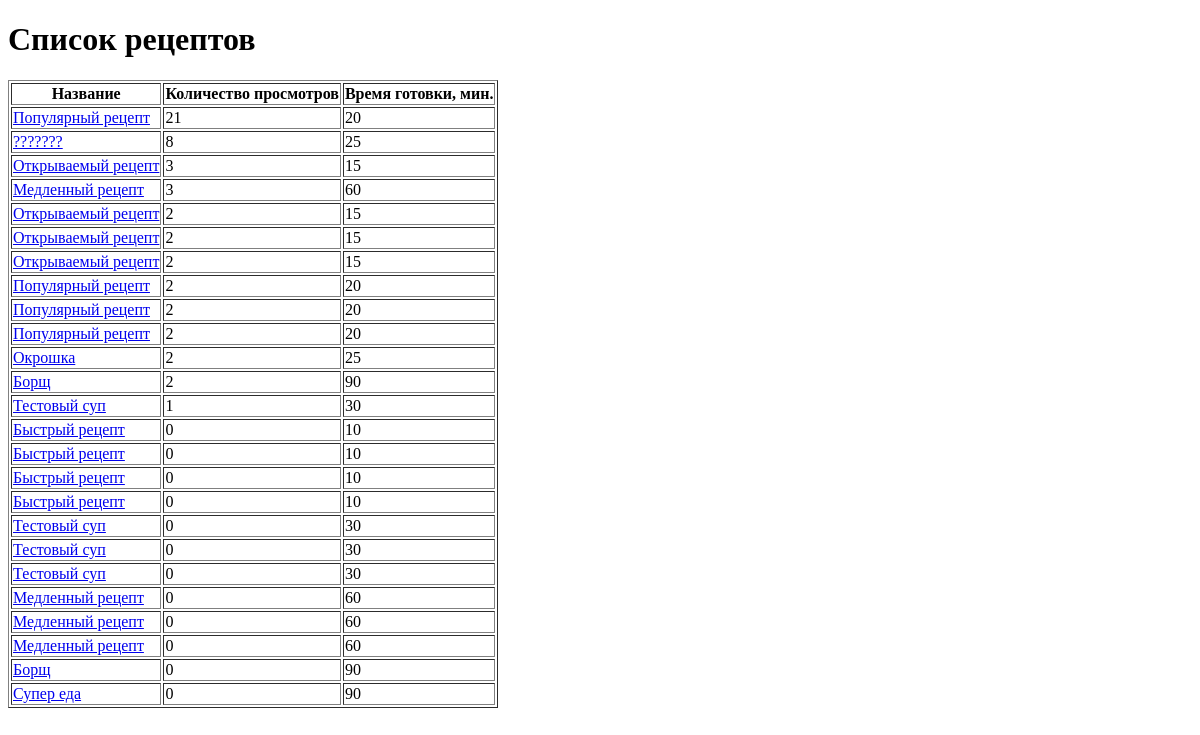
Before: / with the older database file.
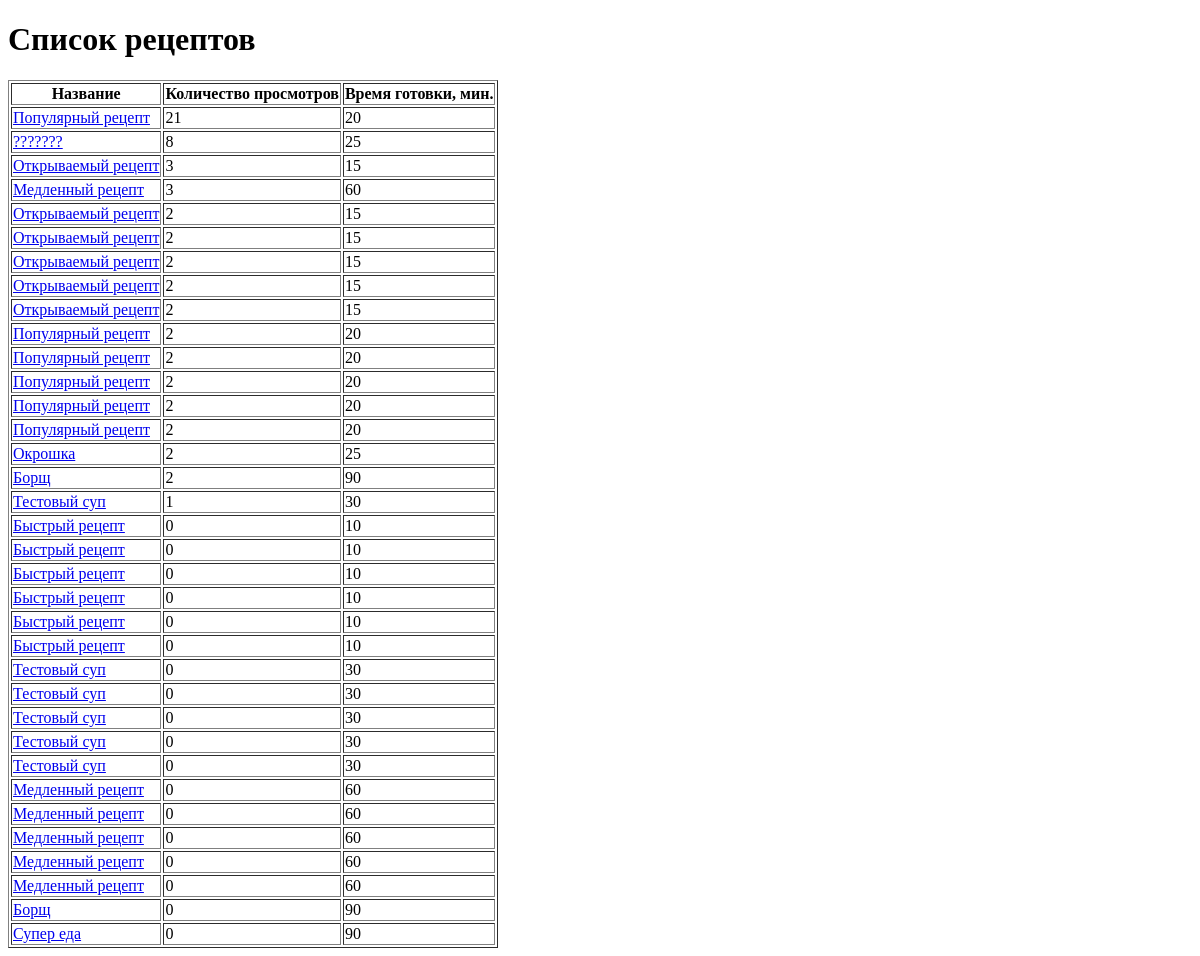
After: the same page with the newer database file.
### app/models.py (models this page shows)
class Recipe(Base):
    __tablename__ = "recipes"
    id: Mapped[int] = mapped_column(
        primary_key=True,
        index=True,
    )
    title: Mapped[str] = mapped_column(
        String(200),
        nullable=False,
        index=True,
    )
    cooking_time: Mapped[int] = mapped_column(
        Integer,
        nullable=False,
    )
    ingredients: Mapped[str] = mapped_column(
        Text,
        nullable=False,
    )
    description: Mapped[str] = mapped_column(
        Text,
        nullable=False,
    )
    views: Mapped[int] = mapped_column(
        Integer,
        nullable=False,
        default=0,
        server_default="0",
    )

### app/main.py (the view)
@app.get(
    "/",
    include_in_schema=False,
)
async def get_recipes_page(
    request: Request,
    session: AsyncSession = Depends(get_session),
):
    recipes = await get_sorted_recipes(session)
    return templates.TemplateResponse(
        request=request,
        name="recipes.html",
        context={"recipes": recipes},
    )

### templates/recipes.html (shortened to what this page needs)
<!DOCTYPE html>
<html lang="ru">
<head>
</head>
<body>
    <h1>Список рецептов</h1>
    <table border="1">
        <thead>
            <tr>
                <th>Название</th>
                <th>Количество просмотров</th>
                <th>Время готовки, мин.</th>
            </tr>
        </thead>
        <tbody>
            {% for recipe in recipes %}
            <tr>
                <td>
                    <a href="/recipes/{{ recipe.id }}/page">
                        {{ recipe.title }}
                    </a>
                </td>
                <td>{{ recipe.views }}</td>
                <td>{{ recipe.cooking_time }}</td>
            </tr>
            {% else %}
            <tr>
                <td colspan="3">Рецептов пока нет.</td>
            </tr>
            {% endfor %}
        </tbody>
    </table>
</body>
</html>

Changed rows visible on the page:
added Recipe: title "Открываемый рецепт", views "2", cooking_time "15"
added Recipe: title "Открываемый рецепт", views "2", cooking_time "15"
added Recipe: title "Популярный рецепт", views "2", cooking_time "20"
added Recipe: title "Популярный рецепт", views "2", cooking_time "20"
added Recipe: title "Быстрый рецепт", views "0", cooking_time "10"
added Recipe: title "Быстрый рецепт", views "0", cooking_time "10"
added Recipe: title "Тестовый суп", views "0", cooking_time "30"
added Recipe: title "Тестовый суп", views "0", cooking_time "30"
added Recipe: title "Медленный рецепт", views "0", cooking_time "60"
added Recipe: title "Медленный рецепт", views "0", cooking_time "60"
